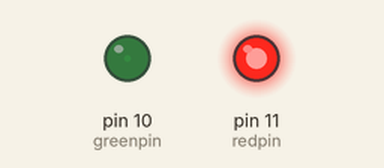
Recording of a sketch running on a simulated Arduino Uno, built with avr-gcc and run on an emulated ATmega328P. Shown: output pins drawn as LEDs (lit = HIGH).

Above: at 0.05 s.
At 2.15 s:
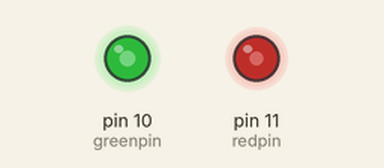
At 3.45 s:
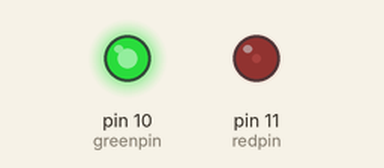
At 6.9 s:
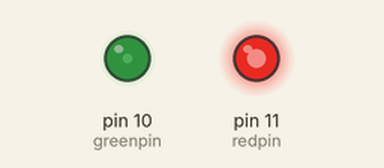
Timing chart, 0 to 10.0 s (numbered marks = the images above):
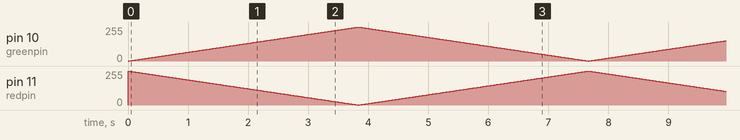

The sketch:

COD_LED_2_CORES_KY_011_TWO_COLOR.ino
```cpp
/* !-- VARIAVEIS --! */
int redpin = 11; // pin for red signal
int greenpin = 10; // pin for green signal
int val;


/* !-- INICIO DO SETUP (SO PASSA AQUI 1 VEZ) --! */
void setup() {
  pinMode(redpin, OUTPUT);
  pinMode(greenpin, OUTPUT);
}


/* !-- INICIO DO LOOP (REPETIÇÃO) --! */
void loop() {
  for (val = 255; val > 0; val--) {
    analogWrite(redpin, val); //dim red
    analogWrite(greenpin, 255 - val); // brighten green
    delay(15);
  }
  for (val = 0; val < 255; val++) {
    analogWrite(redpin, val); //brighten red
    analogWrite(greenpin, 255 - val); //dim green
    delay(15);
  }
}//FIM
```
